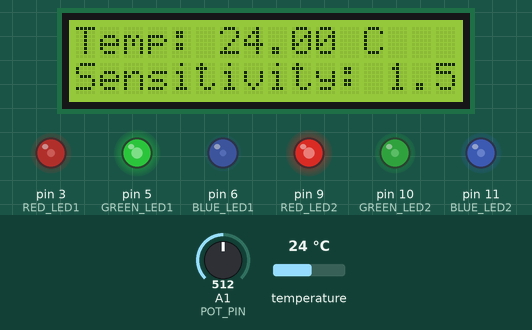
Recording of a sketch running on a simulated Arduino Uno, built with avr-gcc and run on an emulated ATmega328P. On the bench: 16×2 character LCD, output pins drawn as LEDs (lit = HIGH). The inputs (shaded band) are chosen by the test bench; at power-on: temperature 24 °C, A1 (POT_PIN) = 512. What the sketch prints to the serial monitor is not drawn.

Above: at 2.2 s.
2.3 s: temperature set to 12 °C
At 3.6 s:
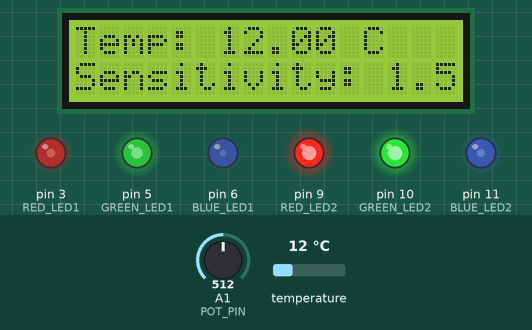
3.9 s: A1 (POT_PIN) set to 306
At 4.6 s:
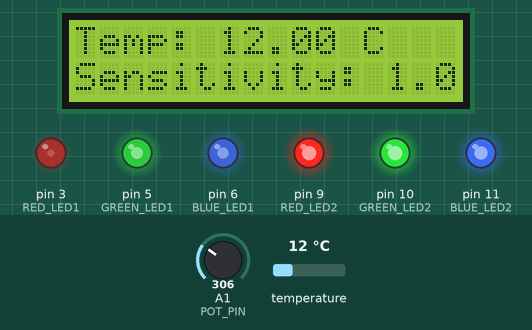
5.8 s: temperature set to 13.6 °C
At 6.9 s:
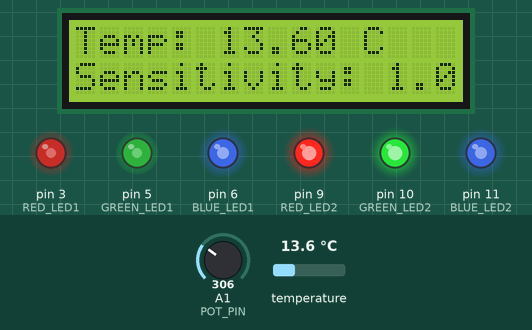
7.7 s: A1 (POT_PIN) set to 266
9.3 s: A1 (POT_PIN) set to 246
At 10.4 s:
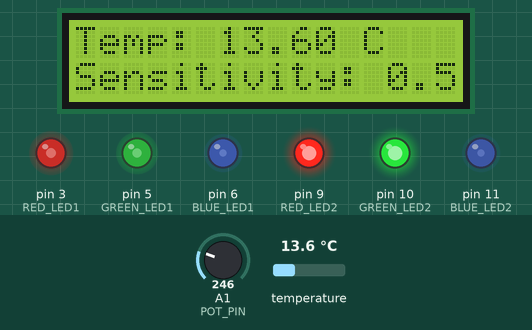
11.4 s: temperature set to 28 °C
At 12.8 s:
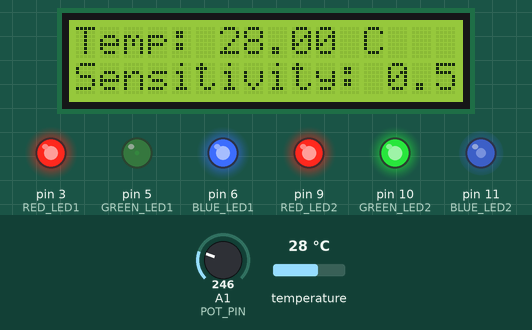
Timing chart, 0 to 14.3 s (numbered marks = the images above; inputs shaded):
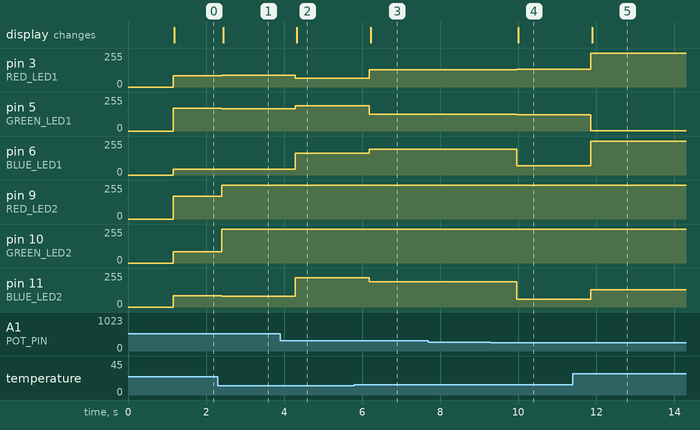

Measured:
- the behaviour switches between 12.9 and 13 °C on temperature (found by bisection; images 2 and 3)
- the behaviour switches between 256 and 255 on A1 (POT_PIN) (found by bisection; images 3 and 4)
- after the input at 2.3 s, pin 3 (RED_LED1): 85/255 → 87/255 after 0.10 s; pin 5 (GREEN_LED1): 170/255 → 168/255 after 0.10 s; pin 6 (BLUE_LED1): 42/255 → 45/255 after 0.10 s; pin 9 (RED_LED2): 169/255 → 255/255 after 0.10 s; pin 10 (GREEN_LED2): 85/255 → 255/255 after 0.10 s; the display: changes after 0.14 s (image 1)
- after the input at 3.9 s, pin 3 (RED_LED1): 87/255 → 67/255 after 0.39 s; pin 5 (GREEN_LED1): 168/255 → 188/255 after 0.39 s; pin 6 (BLUE_LED1): 45/255 → 163/255 after 0.39 s; pin 11 (BLUE_LED2): 82/255 → 220/255 after 0.39 s; the display: changes after 0.42 s (image 2)
- after the input at 5.8 s, pin 3 (RED_LED1): 67/255 → 131/255 after 0.38 s; pin 5 (GREEN_LED1): 188/255 → 124/255 after 0.38 s; pin 6 (BLUE_LED1): 163/255 → 195/255 after 0.38 s; pin 11 (BLUE_LED2): 220/255 → 188/255 after 0.38 s; the display: changes after 0.41 s (image 3)
- after the input at 7.7 s, every drawn part: stays the same
- after the input at 9.3 s, pin 3 (RED_LED1): 131/255 → 134/255 after 0.67 s; pin 5 (GREEN_LED1): 124/255 → 121/255 after 0.67 s; pin 6 (BLUE_LED1): 195/255 → 70/255 after 0.67 s; pin 11 (BLUE_LED2): 188/255 → 57/255 after 0.67 s; the display: changes after 0.70 s (image 4)
- after the input at 11.4 s, pin 3 (RED_LED1): 134/255 → 254/255 after 0.46 s; pin 5 (GREEN_LED1): 121/255 → 1/255 after 0.46 s; pin 6 (BLUE_LED1): 70/255 → 254/255 after 0.46 s; pin 11 (BLUE_LED2): 57/255 → 129/255 after 0.46 s; the display: changes after 0.49 s (image 5)

The sketch:

mood-light-jar.ino
```cpp
// Define pin numbers for the LEDs
#define RED_LED1 3
#define GREEN_LED1 5
#define BLUE_LED1 6
#define RED_LED2 9
#define GREEN_LED2 10
#define BLUE_LED2 11

#include <Wire.h>
#include <LiquidCrystal_I2C.h>
#include <Adafruit_HTU21DF.h>

// Define the potentiometer pin
#define POT_PIN A1

// Create an instance of the HTU21D sensor
Adafruit_HTU21DF htu = Adafruit_HTU21DF();

// Initialize the LCD
LiquidCrystal_I2C lcd(0x27, 16, 2); // Set the LCD address to 0x27 for a 16 chars and 2 line display

void setup() {
  // Initialize the LCD
  lcd.init();
  lcd.backlight();

  // Initialize all RGB LED pins as outputs
  pinMode(RED_LED1, OUTPUT);
  pinMode(GREEN_LED1, OUTPUT);
  pinMode(BLUE_LED1, OUTPUT);
  pinMode(RED_LED2, OUTPUT);
  pinMode(GREEN_LED2, OUTPUT);
  pinMode(BLUE_LED2, OUTPUT);

  analogWrite(RED_LED1, 1024);
  delay(500);
  analogWrite(RED_LED1, 0);
  delay(500);

  // Start serial communication for debugging
  Serial.begin(9600);

  // Initialize the sensor
  if (!htu.begin()) {
    Serial.println("Couldn't find HTU21D sensor!");
    while (1);
  }

  // Initialize the potentiometer pin as input
  pinMode(POT_PIN, INPUT);
}

void loop() {
  // Read the sensor value from the HTU21D sensor
  float temperatureC = htu.readTemperature();
  Serial.print("temp: ");
  Serial.println(temperatureC);

  // Read the potentiometer, map its value to define the temperature sensitivity range
  int potValue = analogRead(POT_PIN);
  int tempRange = map(potValue, 0, 1023, 1, 5); // Very narrow range from 1 to 5 degrees

  // Calculate lower and upper bounds based on potentiometer setting
  float lowerBound = 25 - tempRange;
  float upperBound = 25 + tempRange;

  // Map temperature to RGB values using distinct dynamic ranges for the first set of LEDs
  int redIntensity1 = map(temperatureC, lowerBound, upperBound, 0, 255);      // Red more intense at higher temp
  int greenIntensity1 = map(temperatureC, lowerBound, upperBound, 255, 0);    // Green less intense at higher temp
  int blueIntensity1 = map(temperatureC, lowerBound, upperBound, 0, 127);     // Blue with a different range

  // For the second set of LEDs, use significantly different ranges
  int redIntensity2 = map(temperatureC, lowerBound, upperBound, 127, 255);    // Different range for mood effect
  int greenIntensity2 = map(temperatureC, lowerBound, upperBound, 0, 255);    // Full range for green
  int blueIntensity2 = map(temperatureC, lowerBound, upperBound, 127, 0);     // Inverse range for blue

  Serial.print("LED1 - RED: ");
  Serial.println(redIntensity1);
  Serial.print("LED1 - GREEN: ");
  Serial.println(greenIntensity1);
  Serial.print("LED1 - BLUE: ");
  Serial.println(blueIntensity1);

  Serial.print("LED2 - RED: ");
  Serial.println(redIntensity2);
  Serial.print("LED2 - GREEN: ");
  Serial.println(greenIntensity2);
  Serial.print("LED2 - BLUE: ");
  Serial.println(blueIntensity2);

  Serial.print("POT VAL: ");
  Serial.println(potValue);

  // Set the RGB LED colors for both sets of LEDs
  analogWrite(RED_LED1, redIntensity1);
  analogWrite(GREEN_LED1, greenIntensity1);
  analogWrite(BLUE_LED1, blueIntensity1);

  analogWrite(RED_LED2, redIntensity2);
  analogWrite(GREEN_LED2, greenIntensity2);
  analogWrite(BLUE_LED2, blueIntensity2);

  // Display temperature and range on LCD
  lcd.clear();
  lcd.setCursor(0, 0);
  lcd.print("Temp: ");
  lcd.print(temperatureC);
  lcd.print(" C");

  lcd.setCursor(0, 1);
  lcd.print("Sensitivity: ");
  lcd.print(tempRange / 2.0);

  // Wait for 500 milliseconds before repeating the loop
  delay(500);
}
```
